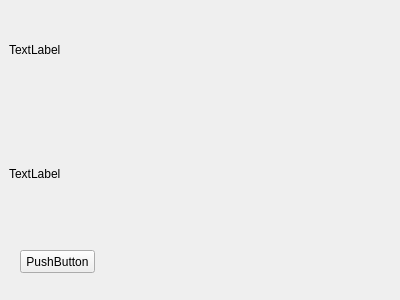
<?xml version="1.0" encoding="UTF-8"?>
<ui version="4.0">
 <class>MyWidget</class>
 <widget class="QWidget" name="MyWidget">
  <property name="geometry">
   <rect>
    <x>0</x>
    <y>0</y>
    <width>400</width>
    <height>300</height>
   </rect>
  </property>
  <property name="windowTitle">
   <string>MyWidget</string>
  </property>
  <widget class="MyLabel" name="label">
   <property name="geometry">
    <rect>
     <x>9</x>
     <y>9</y>
     <width>351</width>
     <height>81</height>
    </rect>
   </property>
   <property name="text">
    <string>TextLabel</string>
   </property>
  </widget>
  <widget class="QLabel" name="label_2">
   <property name="geometry">
    <rect>
     <x>9</x>
     <y>153</y>
     <width>371</width>
     <height>41</height>
    </rect>
   </property>
   <property name="text">
    <string>TextLabel</string>
   </property>
  </widget>
  <widget class="MyButton" name="pushButton">
   <property name="geometry">
    <rect>
     <x>20</x>
     <y>250</y>
     <width>75</width>
     <height>23</height>
    </rect>
   </property>
   <property name="text">
    <string>PushButton</string>
   </property>
  </widget>
 </widget>
 <layoutdefault spacing="6" margin="11"/>
 <customwidgets>
  <customwidget>
   <class>MyLabel</class>
   <extends>QLabel</extends>
   <header location="global">mylabel.h</header>
  </customwidget>
  <customwidget>
   <class>MyButton</class>
   <extends>QPushButton</extends>
   <header location="global">mybutton.h</header>
  </customwidget>
 </customwidgets>
 <resources/>
 <connections/>
</ui>
